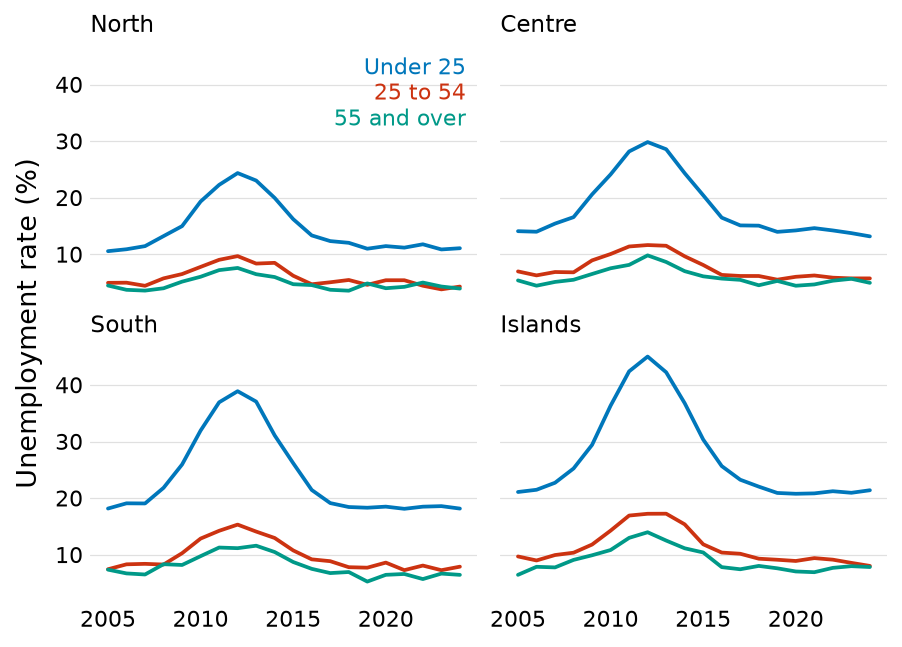

Recreate this plot in Python.
"""Small multiples: one panel per region, the same three series in each,
named once by a key in the first panel, from synthetic data.

    uv run python docs/gallery/small_multiples.py

Writes small_multiples.png beside this script and fails if any label
overlaps something or runs off the figure.
"""

from pathlib import Path

import matplotlib.pyplot as plt
import numpy as np

import figtools as ft


def main():
    ft.setup()
    rng = np.random.default_rng(8)

    # Unemployment by age group in four regions, through one recession.
    years = np.arange(2005, 2025)
    slump = np.exp(-((years - 2012) / 3.0) ** 2)
    groups = {'Under 25': (14.0, 16.0), '25 to 54': (6.0, 6.0),
              '55 and over': (5.0, 4.0)}    # level, and its rise in the slump
    regions = {'North': 0.8, 'Centre': 1.0, 'South': 1.3, 'Islands': 1.5}

    fig, axes = plt.subplots(2, 2, figsize=(5.9, 4.2), sharex=True,
                             sharey=True)
    for ax, (region, scale) in zip(axes.flat, regions.items()):
        for name, (level, rise) in groups.items():
            noise = rng.normal(0, 0.4, len(years))
            ax.plot(years, scale * (level + rise * slump) + noise, label=name)
        ax.set_title(region)
    # Each panel restarts the colour cycle, so a series has the same colour
    # in every panel and one key serves them all. The upper left is free
    # too, but there the key would read as part of the panel's title.
    ft.key(axes[0, 0], [(name, ft.PALETTE[i]) for i, name in enumerate(groups)],
           loc='upper right')
    fig.supylabel('Unemployment rate (%)')

    found = ft.collisions(fig)
    if found:
        raise SystemExit(f'small_multiples: labels collide: {found}')
    fig.savefig(Path(__file__).with_suffix('.png'), dpi=150)


if __name__ == '__main__':
    main()
